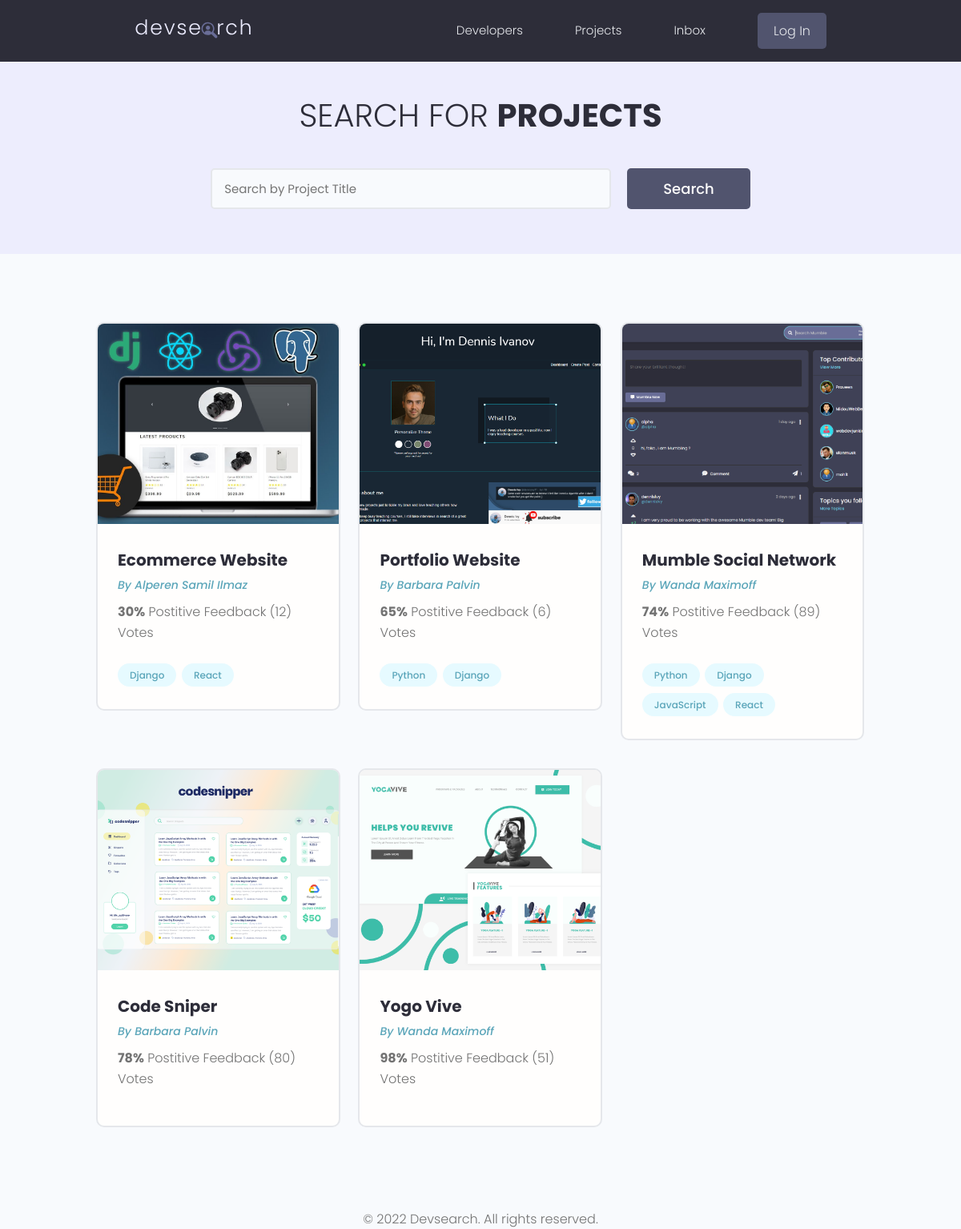
Before: /projects/ with the older database file.
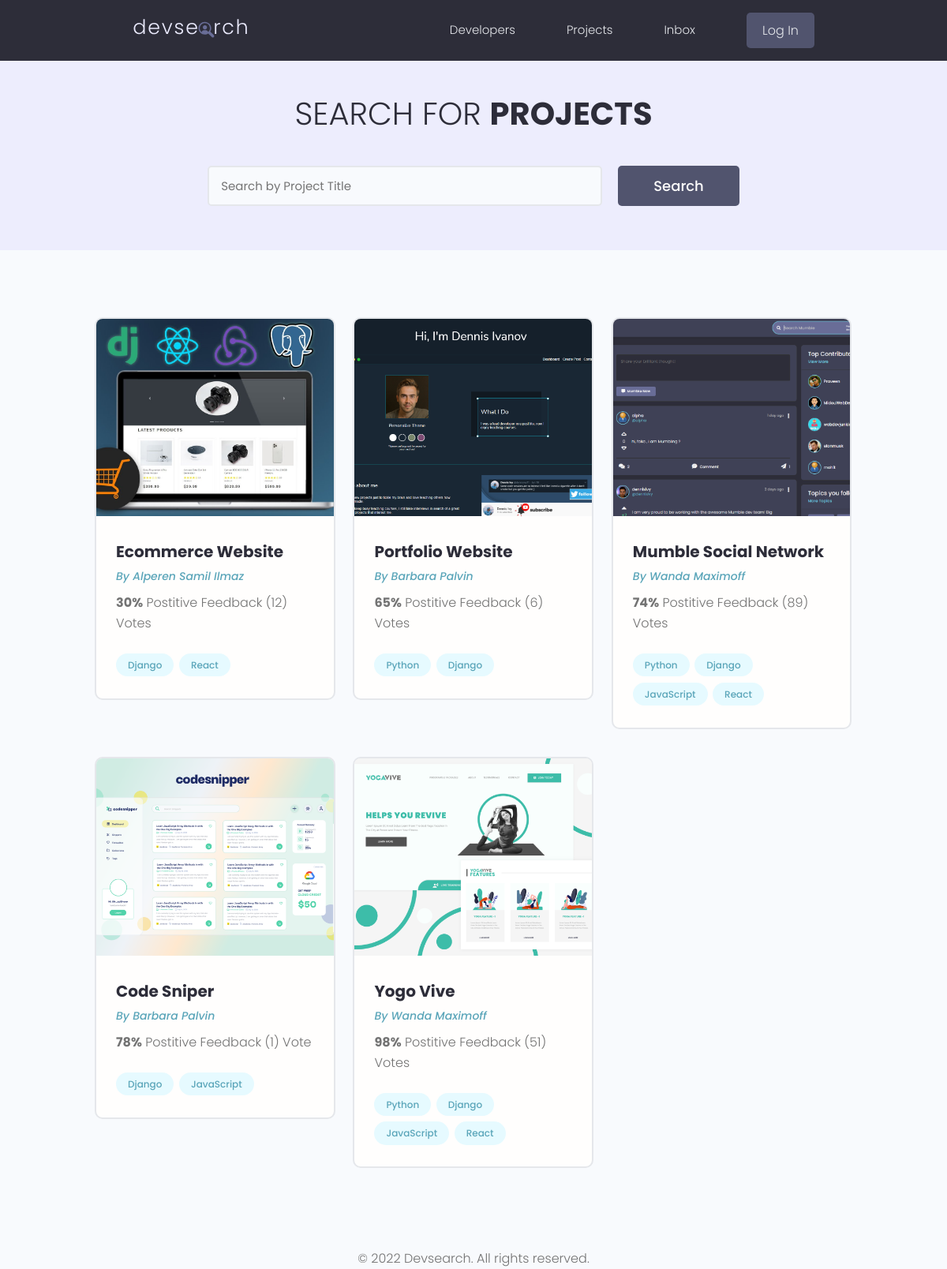
After: the same page with the newer database file.
### base/models.py (models this page shows, shortened)
class Project(models.Model):
    owner = models.ForeignKey(Profile, null=True, blank=True, on_delete=models.SET_NULL)
    title = models.CharField(max_length=256)
    description = models.TextField(null=True, blank=True)
    featured_image = models.ImageField(blank=True, null=True, default='default.jpg')
    demo_link = models.CharField(max_length=2048, null=True, blank=True)
    source_link = models.CharField(max_length=2048, null=True, blank=True)
    tags = models.ManyToManyField('Tag', blank=True)
    vote_total = models.IntegerField(default=0, null=True, blank=True)
    vote_ratio = models.IntegerField(default=0, null=True, blank=True)
    created = models.DateTimeField(auto_now_add=True)
    id = models.UUIDField(default=uuid.uuid4, unique=True, primary_key=True, editable=False)

class Tag(models.Model):
    name = models.CharField(max_length=256)
    created = models.DateTimeField(auto_now_add=True)
    id = models.UUIDField(default=uuid.uuid4, unique=True, primary_key=True, editable=False)
    def __str__(self):
        return self.name

### users/models.py (models this page shows, shortened)
class Profile(models.Model):
    user = models.OneToOneField(User, on_delete=models.CASCADE, null=True, blank=True)
    name = models.CharField(max_length=128, blank=True, null=True)
    email = models.EmailField(max_length=256, blank=True, null=True)
    username = models.CharField(max_length=128, blank=True, null=True)
    location = models.CharField(max_length=128, blank=True, null=True)
    short_intro = models.CharField(max_length=128, blank=True, null=True)
    bio = models.TextField(blank=True, null=True)
    profile_image = models.ImageField(null=True, blank=True, upload_to='profiles/', default='profiles/user-default.png')
    social_github = models.CharField(max_length=128, blank=True, null=True)
    social_stackoverflow = models.CharField(max_length=128, blank=True, null=True)
    social_twitter = models.CharField(max_length=128, blank=True, null=True)
    social_linkedin = models.CharField(max_length=128, blank=True, null=True)
    social_instagram = models.CharField(max_length=128, blank=True, null=True)
    social_website = models.CharField(max_length=128, blank=True, null=True)
    created = models.DateTimeField(auto_now_add=True)
    id = models.UUIDField(default=uuid.uuid4, unique=True, primary_key=True, editable=False)

### base/views.py (the view)
# urls.py: path('projects/', include('base.urls')),
def projects(request):
    projects = Project.objects.all()
    context = {'projects': projects}
    return render(request, 'base/projects.html', context)

### base/templates/base/projects.html (shortened to what this page needs)
{% extends 'main.html' %}
{% block content %}
    <main class="projects">
        <section class="hero-section text-center">
          <div class="container container--narrow">
            <div class="hero-section__box">
              <h2>Search for <span>Projects</span></h2>
            </div>
            <div class="hero-section__search">
              <form class="form" action="#" method="get">
                <div class="form__field">
                  <input class="input input--text" id="formInput#search" type="text" name="text"
                    placeholder="Search by Project Title" />
                </div>
                <input class="btn btn--sub btn--lg" type="submit" value="Search" />
              </form>
            </div>
          </div>
        </section>
        <section class="projectsList">
          <div class="container">
            <div class="grid grid--three">
                {% for project in projects %}
                  <div class="column">
                    <div class="card project">
                      <a href="{% url 'project' project.id %}" class="project">
                        <img class="project__thumbnail" src="{{ project.featured_image.url }}" alt="project thumbnail" />
                        <div class="card__body">
                          <h3 class="project__title"><td>{{ project.title }}</td></h3>
                          <p><a class="project__author" href="{% url 'user-profile' project.owner.id %}">By {{ project.owner.name }}</a></p>
                          <p class="project--rating">
                            <span style="font-weight: bold;">{{ project.vote_ratio }}%</span> Postitive
                            Feedback ({{ project.vote_total }}) Vote{{ project.vote_total|pluralize:"s" }}
                          </p>
                          <div class="project__tags">
                            {% for tag in project.tags.all %}
                                <span class="tag tag--pill tag--main">
                                  <small>{{ tag }}</small>
                                </span>
                            {% endfor %}
                          </div>
                        </div>
                      </a>
                    </div>
                  </div>
                {% endfor %}
            </div>
          </div>
        </section>
    </main>
{% endblock content %}

### templates/main.html (shortened to what this page needs)
<!doctype html>
{% load static %}
<html lang="en">
<head>
  <link rel="stylesheet" href="https://cdn.iconmonstr.com/1.3.0/css/iconmonstr-iconic-font.min.css" />
  <link rel="stylesheet" href="{% static 'uikit/styles/uikit.css' %}" />
  <link rel="stylesheet" href="{% static 'styles/app.css' %}" />
</head>
<body>
    {% include 'navbar.html' %}
    {% block content %}
    {% endblock content %}
    {% include 'footer.html' %}
</body>
</html>

### templates/navbar.html (shortened to what this page needs)
{% load static %}
<header class="header">
    <div class="container container--narrow">
      <a href="{% url 'profiles' %}" class="header__logo">
        <img src="{% static 'images/logo.svg' %}" alt="DevSearch Logo" />
      </a>
      <nav class="header__nav">
        <ul class="header__menu">
          <li class="header__menuItem"><a href="{% url 'profiles' %}">Developers</a></li>
          <li class="header__menuItem"><a href="{% url 'projects' %}">Projects</a></li>
          <li class="header__menuItem"><a href="">Inbox</a></li>
          {% if request.user.is_authenticated %}
              <li class="header__menuItem"><a href="{% url 'create-project' %}">Add Project</a></li>
              <li class="header__menuItem"><a href="{% url 'logout' %}" class="btn btn--sub">Logout</a></li>
          {% else %}
            <li class="header__menuItem"><a href="{% url 'login' %}" class="btn btn--sub">Log In</a></li>
          {% endif %}
        </ul>
      </nav>
    </div>
  </header>

### templates/footer.html
<br>
<br>
<br>
<p style="text-align: center">© 2022 Devsearch. All rights reserved.</p>

### static/styles/app.css (style rules this page uses)
:root { --color-sub: #2d2d39; }
.btn--sub { background-color: var(--color-sub-light); }
.card { border: 2px solid var(--color-light); }
img { width: 100%; }
.header { position: sticky; z-index: 111; background-color: var(--color-sub); padding: 1.5rem 0; }
.header > .container { display: flex; justify-content: space-between; align-items: center; }
.header__logo > img { height: 3.8rem; }
.header__nav > ul { display: inline-flex; align-items: center; list-style: none; gap: 6.5rem; }
.header__menuItem > a { color: var(--color-light); font-weight: 300; }
.hero-section { height: 40vh; display: flex; align-items: center; background-color: var(--color-sub); }
.hero-section__box { margin-bottom: 4rem; }
.hero-section__box > h2, .hero-section__box > h2 > span { font-size: 4rem; color: var(--color-light); line-height: 1.3; text-transform: uppercase; }
.hero-section__box > h2 { font-weight: 300; }
.hero-section__box > h2 > span { font-weight: 700; }
.hero-section__search > .form { display: flex; align-items: center; justify-content: center; gap: 2rem; }
.hero-section__search > .form input.input--text { width: 50rem; }
.project__author { font-size: 1.4rem; font-style: italic; }
.project--rating { margin-bottom: 1.6em; margin-top: .5em; }
.projects > .hero-section { background: var(--color-sub-lighter); height: 30vh; }
.projects .hero-section__box { margin-bottom: 2.5rem; }
.projects .hero-section__box > h2 { color: var(--color-sub); }
.projects .hero-section__box > h2 > span { font-weight: 700; color: var(--color-sub); }
.projectsList { margin-top: 8rem; }
.project__thumbnail { height: 25rem; object-fit: cover; object-position: top center; }
.project__title { font-size: 2rem; font-weight: 700; color: var(--color-sub); }

### static/uikit/styles/modules/_variables.css (style rules this page uses)
:root { --color-main: #5aa5b9; --color-main-light: #e6faff; --color-sub: #3f4156; --color-sub-light: #51546e; --color-sub-lighter: #ededfd; --color-text: #737373; --color-gray: #8b8b8b; --color-light: #e5e7eb; --color-light-gray: #767676; --color-bg: #f8fafd; --color-white: #fffefd; --color-white-light: #f3f3f3; --color-success: #359e64; --color-success-bg: #def8e8; --color-error: #fc4b0b; --color-error-bg: #fff2ee; --font-base: 'Poppins', arial, helvetica, 'Segoe UI', roboto, ubuntu, sans-serif; --font-monospace: 'Fira Code', 'Courier New', courier, monospace; --font-regular: 300; --font-medium: 500; --font-bold: 700; --generic-shadow: 1px 1px 5px #00000010; --generic-transition: all 0.3s ease-in-out; }

### static/uikit/styles/modules/_base.css (style rules this page uses)
* { margin: 0; padding: 0; box-sizing: border-box; text-rendering: optimizeLegibility; color: inherit; font-size: inherit; }
html { font-size: 50%; }
@media only screen and (min-width: 480px) { html { font-size: 56.25%; } }
@media only screen and (min-width: 1200px) { html { font-size: 62.5%; } }
body { line-height: 1.6; font-weight: 400; font-size: 1.5rem; color: var(--color-text); background-color: var(--color-bg); min-height: 100vh; }

### static/uikit/styles/modules/_typography.css (style rules this page uses)
* { font-family: var(--font-base); }
h2 { font-size: 3.6rem; font-weight: var(--font-bold); }
h3 { font-size: 3.2rem; font-weight: var(--font-medium); }
p, span, strong { font-size: 1.6rem; color: var(--color-text); font-weight: var(--font-regular); }
a { padding-bottom: 2px; text-decoration: none; display: inline-block; color: var(--color-main); font-weight: var(--font-medium); }

### static/uikit/styles/modules/_utilities.css (style rules this page uses)
.container { width: 92%; max-width: 165rem; margin: 0 auto; box-sizing: border-box; }
.container--narrow { width: 92%; max-width: 120rem; }
@media screen and (min-width: 1000px) { .container { width: 90%; } }
@media screen and (min-width: 1000px) { .container--narrow { width: 85%; } }
@media screen and (min-width: 1200px) { .container { width: 80%; } }
@media screen and (min-width: 1200px) { .container--narrow { width: 72%; } }
.text-center { text-align: center; }

### static/uikit/styles/modules/_button.css (style rules this page uses)
.btn { display: inline-block; position: relative; cursor: pointer; background-color: var(--color-light); font-weight: var(--font-medium); color: var(--color-sub); text-decoration: none; padding: 1rem 2rem; border-radius: 0.5rem; border: none; width: -webkit-fit-content; width: -moz-fit-content; width: fit-content; height: -webkit-fit-content; height: -moz-fit-content; height: fit-content; font-size: 1.6rem; outline-width: 0; outline-color: transparent; -webkit-backface-visibility: hidden; backface-visibility: hidden; transition: all 0.3s ease-in-out; }
.btn--sub { background-color: var(--color-sub); color: var(--color-white); }
.btn--lg { font-size: 1.8rem; padding: 1.2rem 4.5rem; }

Changed rows visible on the page:
changed Project "Code Sniper": vote_total "80" → "1"; gains Tag (name "Django"); gains Tag (name "JavaScript")
changed Project "Yogo Vive": gains Tag (name "Python"); gains Tag (name "Django"); gains Tag (name "JavaScript"); gains Tag (name "React")
